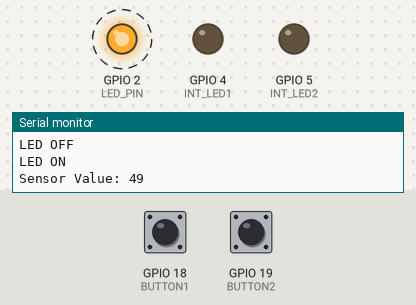
Simulated run of this sketch. Board: ESP32. Shown: output pins drawn as LEDs (lit = HIGH), the last lines printed to the serial monitor. Dashed ring = blinking. The test bench sets the inputs (shaded band); at power-on: GPIO 18 (BUTTON1) HIGH, GPIO 19 (BUTTON2) HIGH. Random numbers use the default seed unless the sketch sets one.

Above: at 1.2 s.
1.3 s: GPIO 18 (BUTTON1) pulled LOW for 0.15 s
At 1.4 s:
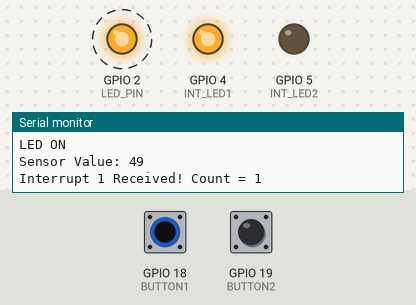
4.3 s: GPIO 19 (BUTTON2) pulled LOW for 0.15 s
At 4.4 s:
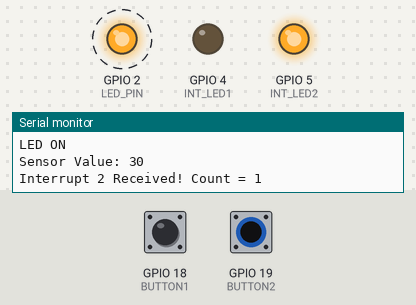
Timing chart, 0 to 13.3 s (numbered marks = the images above; inputs shaded):
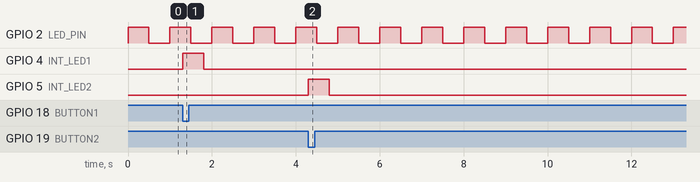

The sketch:

interrupt_handler.ino
```cpp
#include <Arduino.h>

// ==========================
// Event Structure
// ==========================
struct InterruptEvent
{
    int source;
    int count;
};

// ==========================
// Pins
// ==========================
const int LED_PIN = 2;      // Blinking LED

const int INT_LED1 = 4;     // Interrupt 1 LED
const int INT_LED2 = 5;     // Interrupt 2 LED

const int BUTTON1 = 18;     // Interrupt Source 1
const int BUTTON2 = 19;     // Interrupt Source 2

// ==========================
// Globals
// ==========================
QueueHandle_t interruptQueue;

volatile int count1 = 0;
volatile int count2 = 0;

// ==========================
// ISR 1
// ==========================
void IRAM_ATTR button1ISR()
{
    count1++;

    InterruptEvent evt;

    evt.source = 1;
    evt.count = count1;

    BaseType_t xHigherPriorityTaskWoken = pdFALSE;

    xQueueSendFromISR(
        interruptQueue,
        &evt,
        &xHigherPriorityTaskWoken
    );

    if (xHigherPriorityTaskWoken == pdTRUE)
    {
        portYIELD_FROM_ISR();
    }
}

// ==========================
// ISR 2
// ==========================
void IRAM_ATTR button2ISR()
{
    count2++;

    InterruptEvent evt;

    evt.source = 2;
    evt.count = count2;

    BaseType_t xHigherPriorityTaskWoken = pdFALSE;

    xQueueSendFromISR(
        interruptQueue,
        &evt,
        &xHigherPriorityTaskWoken
    );

    if (xHigherPriorityTaskWoken == pdTRUE)
    {
        portYIELD_FROM_ISR();
    }
}

// ==========================
// Task 1 - Blink LED
// ==========================
void ledTask(void *pvParameters)
{
    while (1)
    {
        digitalWrite(LED_PIN, HIGH);
        Serial.println("LED ON");

        vTaskDelay(pdMS_TO_TICKS(500));

        digitalWrite(LED_PIN, LOW);
        Serial.println("LED OFF");

        vTaskDelay(pdMS_TO_TICKS(500));
    }
}

// ==========================
// Task 2 - Sensor Simulation
// ==========================
void sensorTask(void *pvParameters)
{
    while (1)
    {
        int fakeSensor = random(0, 100);

        Serial.print("Sensor Value: ");
        Serial.println(fakeSensor);

        vTaskDelay(pdMS_TO_TICKS(1000));
    }
}

// ==========================
// Task 3 - Interrupt Handler
// ==========================
void interruptTask(void *pvParameters)
{
    InterruptEvent evt;

    while (1)
    {
        if (xQueueReceive(
                interruptQueue,
                &evt,
                portMAX_DELAY))
        {
            if (evt.source == 1)
            {
                Serial.print("Interrupt 1 Received! Count = ");
                Serial.println(evt.count);

                digitalWrite(INT_LED1, HIGH);

                vTaskDelay(pdMS_TO_TICKS(500));

                digitalWrite(INT_LED1, LOW);
            }

            if (evt.source == 2)
            {
                Serial.print("Interrupt 2 Received! Count = ");
                Serial.println(evt.count);

                digitalWrite(INT_LED2, HIGH);

                vTaskDelay(pdMS_TO_TICKS(500));

                digitalWrite(INT_LED2, LOW);
            }
        }
    }
}

// ==========================
// Setup
// ==========================
void setup()
{
    Serial.begin(115200);

    // LEDs
    pinMode(LED_PIN, OUTPUT);
    pinMode(INT_LED1, OUTPUT);
    pinMode(INT_LED2, OUTPUT);

    // Buttons
    pinMode(BUTTON1, INPUT_PULLUP);
    pinMode(BUTTON2, INPUT_PULLUP);

    // Queue
    interruptQueue = xQueueCreate(
        10,
        sizeof(InterruptEvent)
    );

    // Interrupt Attach
    attachInterrupt(
        digitalPinToInterrupt(BUTTON1),
        button1ISR,
        FALLING
    );

    attachInterrupt(
        digitalPinToInterrupt(BUTTON2),
        button2ISR,
        FALLING
    );

    // Create Tasks
    xTaskCreate(
        ledTask,
        "LED Task",
        2048,
        NULL,
        1,
        NULL
    );

    xTaskCreate(
        sensorTask,
        "Sensor Task",
        2048,
        NULL,
        1,
        NULL
    );

    xTaskCreate(
        interruptTask,
        "Interrupt Task",
        2048,
        NULL,
        2,
        NULL
    );

    Serial.println("RTOS Started");
}

void loop()
{
    // Empty
}
```

Measured:
- after the input at 1.3 s, GPIO 4 (INT_LED1): LOW → HIGH at once, → LOW 0.50 s later
- after the input at 4.3 s, GPIO 5 (INT_LED2): LOW → HIGH at once, → LOW 0.50 s later
- by itself, GPIO 2 (LED_PIN): alternates HIGH for 0.50 s and LOW for 0.50 s
